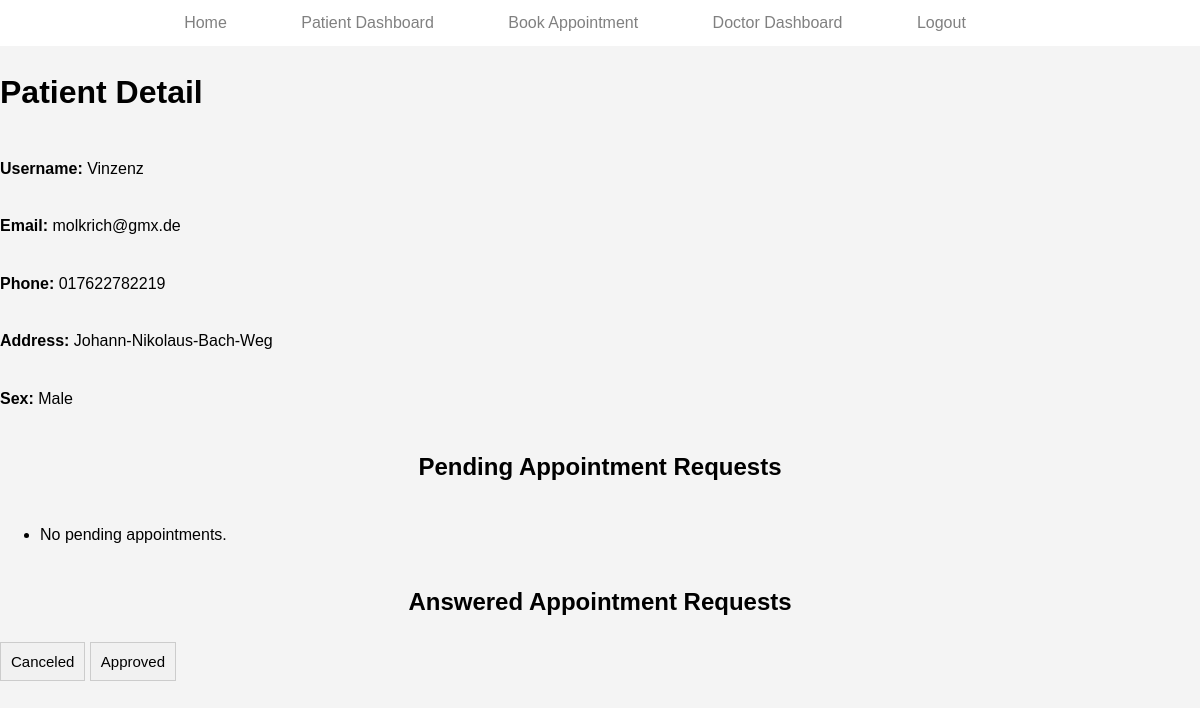
The app's page /bookings/patient/ (signed in) with its own data.
### bookings/models.py (models this page shows, shortened)
class Patient(models.Model):
    SEX_CHOICES = [
        ('M', 'Male'),
        ('F', 'Female'),
        ('O', 'Other'),
    ]
    user = models.OneToOneField(User, on_delete=models.CASCADE)
    phone = models.CharField(max_length=15)
    address = models.CharField(max_length=255)
    sex = models.CharField(max_length=1, choices=SEX_CHOICES)

class Appointment(models.Model):
    STATUS_CHOICES = [
        ('pending', 'Pending'),
        ('approved', 'Approved'),
        ('rejected', 'Rejected'),
        ('canceled', 'Canceled'),
    ]
    patient = models.ForeignKey(Patient, on_delete=models.CASCADE)
    doctor = models.ForeignKey(Doctor, on_delete=models.CASCADE)
    date = models.DateField()
    time = models.TimeField()
    reason = models.TextField()
    status = models.CharField(max_length=10, choices=STATUS_CHOICES, default='pending')

### bookings/views.py (the view)
# urls.py: path('patient/', views.patient_detail, name='patient_detail'),
@login_required
def patient_detail(request):
    try:
        patient = Patient.objects.get(user=request.user)
        pending_appointments = Appointment.objects.filter(patient=patient, status='pending')
        other_appointments = Appointment.objects.filter(patient=patient).exclude(status='pending')
        appointments_by_status = {}
        for appointment in other_appointments:
            if appointment.status not in appointments_by_status:
                appointments_by_status[appointment.status] = []
            appointments_by_status[appointment.status].append(appointment)
        return render(request, 'bookings/patient_detail.html', {
            'patient': patient,
            'pending_appointments': pending_appointments,
            'appointments_by_status': appointments_by_status,
        })
    except ObjectDoesNotExist:
        messages.error(request, "Patient details not found.")
        return redirect('index')

### bookings/context_processors.py (called while the page is built)
def user_roles(request):
    if request.user.is_authenticated:
        is_patient = Patient.objects.filter(user=request.user).exists()
        is_doctor = Doctor.objects.filter(user=request.user).exists()
        return {
            'is_patient': is_patient,
            'is_doctor': is_doctor,
        }
    return {}

### bookings/templates/bookings/patient_detail.html (shortened to what this page needs)
{% load static %}
<!DOCTYPE html>
<html>
<head>
    <link rel="stylesheet" type="text/css" href="{% static 'css/styles.css' %}">
</head>
<body>
    <header>
        <nav>
            <ul>
                <li><a href="{% url 'index' %}">Home</a></li>
                {% if user.is_authenticated %}
                    {% if user.patient %}
                        <li><a href="{% url 'patient_detail' %}">Patient Dashboard</a></li>
                        <li><a href="{% url 'book_appointment' %}">Book Appointment</a></li>
                    {% endif %}
                    {% if user.doctor %}
                        <li><a href="{% url 'doctor_dashboard' %}">Doctor Dashboard</a></li>
                    {% endif %}
                    <li><a href="{% url 'logout' %}">Logout</a></li>
                {% else %}
                    <li><a href="{% url 'login' %}">Login</a></li>
                    <li><a href="{% url 'register_patient' %}">Register</a></li>
                {% endif %}
            </ul>
        </nav>
    </header>
    <h1>Patient Detail</h1>
    <p><strong>Username:</strong> {{ patient.user.username }}</p>
    <p><strong>Email:</strong> {{ patient.user.email }}</p>
    <p><strong>Phone:</strong> {{ patient.phone }}</p>
    <p><strong>Address:</strong> {{ patient.address }}</p>
    <p><strong>Sex:</strong> {{ patient.get_sex_display }}</p>
    <h2>Pending Appointment Requests</h2>
    <ul>
        {% if pending_appointments %}
            {% for appointment in pending_appointments %}
                <li>
                    <strong>Doctor:</strong> {{ appointment.doctor.user.username }}<br>
                    <strong>Date:</strong> {{ appointment.date }}<br>
                    <strong>Time:</strong> {{ appointment.time }}<br>
                    <strong>Reason:</strong> {{ appointment.reason }}<br>
                    <strong>Status:</strong> {{ appointment.get_status_display }}<br>
                    <button onclick="openModal({{ appointment.id }}, '{{ appointment.date }}', '{{ appointment.time }}', '{{ appointment.reason }}', '{% url 'edit_appointment' 0 %}')">Edit</button>
                    <form method="post" action="{% url 'patient_cancel_appointment' appointment.id %}" style="display:inline;">
                        {% csrf_token %}
                        <button type="submit">Cancel</button>
                    </form>
                </li>
            {% endfor %}
        {% else %}
            <li>No pending appointments.</li>
        {% endif %}
    </ul>
    <h2>Answered Appointment Requests</h2>
    <div>
        {% if appointments_by_status %}
            {% for status, appointments in appointments_by_status.items %}
                <button class="accordion">{{ status|title }}</button>
            {% endfor %}
        {% else %}
            <li>No answered appointments.</li>
        {% endif %}
    </div>
</body>
</html>

### static/css/styles.css (style rules this page uses)
html, body { height: 100%; margin: 0; padding: 0; font-family: Arial, sans-serif; line-height: 1.6; background-color: #f4f4f4; display: flex; flex-direction: column; }
header { background-color: #fff; color: #fff; padding: 10px 0; }
header nav { background-color: white; }
header nav ul { list-style-type: none; padding: 0; margin: 0; text-align: center; }
header nav ul li { display: inline-block; margin-right: 50px; }
header nav ul li a { color: grey; text-decoration: none; padding: 5px 10px; }
h2 { text-align: center; margin-bottom: 20px; }
.accordion { background-color: #f1f1f1; border: 1px solid #ccc; cursor: pointer; padding: 10px; text-align: left; outline: none; font-size: 15px; transition: background-color 0.3s ease; }

### records on screen
Patient: user.username "Vinzenz", user.email "molkrich@gmx.de", phone "017622782219", address "Johann-Nikolaus-Bach-Weg", sex "Male"
Appointment: status "Canceled"
Appointment: status "Approved"
